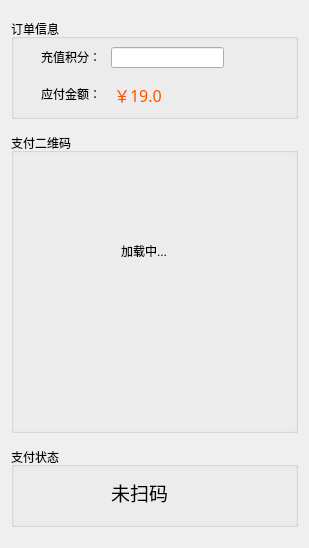
<?xml version="1.0" encoding="UTF-8"?>
<ui version="4.0">
 <class>Purchase</class>
 <widget class="QWidget" name="Purchase">
  <property name="geometry">
   <rect>
    <x>0</x>
    <y>0</y>
    <width>309</width>
    <height>548</height>
   </rect>
  </property>
  <property name="windowTitle">
   <string>Form</string>
  </property>
  <layout class="QVBoxLayout" name="verticalLayout">
   <item>
    <widget class="QGroupBox" name="groupBox">
     <property name="maximumSize">
      <size>
       <width>16777215</width>
       <height>100</height>
      </size>
     </property>
     <property name="title">
      <string>订单信息</string>
     </property>
     <widget class="QLabel" name="label">
      <property name="geometry">
       <rect>
        <x>30</x>
        <y>30</y>
        <width>72</width>
        <height>15</height>
       </rect>
      </property>
      <property name="text">
       <string>充值积分：</string>
      </property>
     </widget>
     <widget class="QLineEdit" name="lineEdit">
      <property name="geometry">
       <rect>
        <x>100</x>
        <y>28</y>
        <width>113</width>
        <height>21</height>
       </rect>
      </property>
      <property name="readOnly">
       <bool>true</bool>
      </property>
     </widget>
     <widget class="QLabel" name="label_2">
      <property name="geometry">
       <rect>
        <x>30</x>
        <y>67</y>
        <width>72</width>
        <height>15</height>
       </rect>
      </property>
      <property name="text">
       <string>应付金额：</string>
      </property>
     </widget>
     <widget class="QLabel" name="label_3">
      <property name="geometry">
       <rect>
        <x>103</x>
        <y>65</y>
        <width>81</width>
        <height>21</height>
       </rect>
      </property>
      <property name="font">
       <font>
        <family>微软雅黑</family>
        <pointsize>12</pointsize>
       </font>
      </property>
      <property name="styleSheet">
       <string notr="true">color: rgb(255, 85, 0);</string>
      </property>
      <property name="text">
       <string>￥19.0</string>
      </property>
     </widget>
    </widget>
   </item>
   <item>
    <widget class="QGroupBox" name="groupBox_2">
     <property name="sizePolicy">
      <sizepolicy hsizetype="Preferred" vsizetype="Fixed">
       <horstretch>0</horstretch>
       <verstretch>0</verstretch>
      </sizepolicy>
     </property>
     <property name="minimumSize">
      <size>
       <width>240</width>
       <height>300</height>
      </size>
     </property>
     <property name="maximumSize">
      <size>
       <width>16777215</width>
       <height>300</height>
      </size>
     </property>
     <property name="title">
      <string>支付二维码</string>
     </property>
     <widget class="QLabel" name="label_4">
      <property name="geometry">
       <rect>
        <x>110</x>
        <y>110</y>
        <width>72</width>
        <height>15</height>
       </rect>
      </property>
      <property name="text">
       <string>加载中...</string>
      </property>
     </widget>
     <widget class="QLabel" name="label_5">
      <property name="geometry">
       <rect>
        <x>20</x>
        <y>30</y>
        <width>240</width>
        <height>240</height>
       </rect>
      </property>
      <property name="sizePolicy">
       <sizepolicy hsizetype="Fixed" vsizetype="Fixed">
        <horstretch>0</horstretch>
        <verstretch>0</verstretch>
       </sizepolicy>
      </property>
      <property name="minimumSize">
       <size>
        <width>240</width>
        <height>240</height>
       </size>
      </property>
      <property name="maximumSize">
       <size>
        <width>240</width>
        <height>240</height>
       </size>
      </property>
      <property name="styleSheet">
       <string notr="true"/>
      </property>
      <property name="text">
       <string/>
      </property>
     </widget>
    </widget>
   </item>
   <item>
    <widget class="QGroupBox" name="groupBox_3">
     <property name="minimumSize">
      <size>
       <width>0</width>
       <height>8</height>
      </size>
     </property>
     <property name="maximumSize">
      <size>
       <width>16777215</width>
       <height>80</height>
      </size>
     </property>
     <property name="title">
      <string>支付状态</string>
     </property>
     <widget class="QLabel" name="label_6">
      <property name="geometry">
       <rect>
        <x>100</x>
        <y>30</y>
        <width>91</width>
        <height>31</height>
       </rect>
      </property>
      <property name="font">
       <font>
        <family>微软雅黑</family>
        <pointsize>14</pointsize>
       </font>
      </property>
      <property name="text">
       <string>未扫码</string>
      </property>
     </widget>
    </widget>
   </item>
  </layout>
 </widget>
 <resources/>
 <connections/>
</ui>
